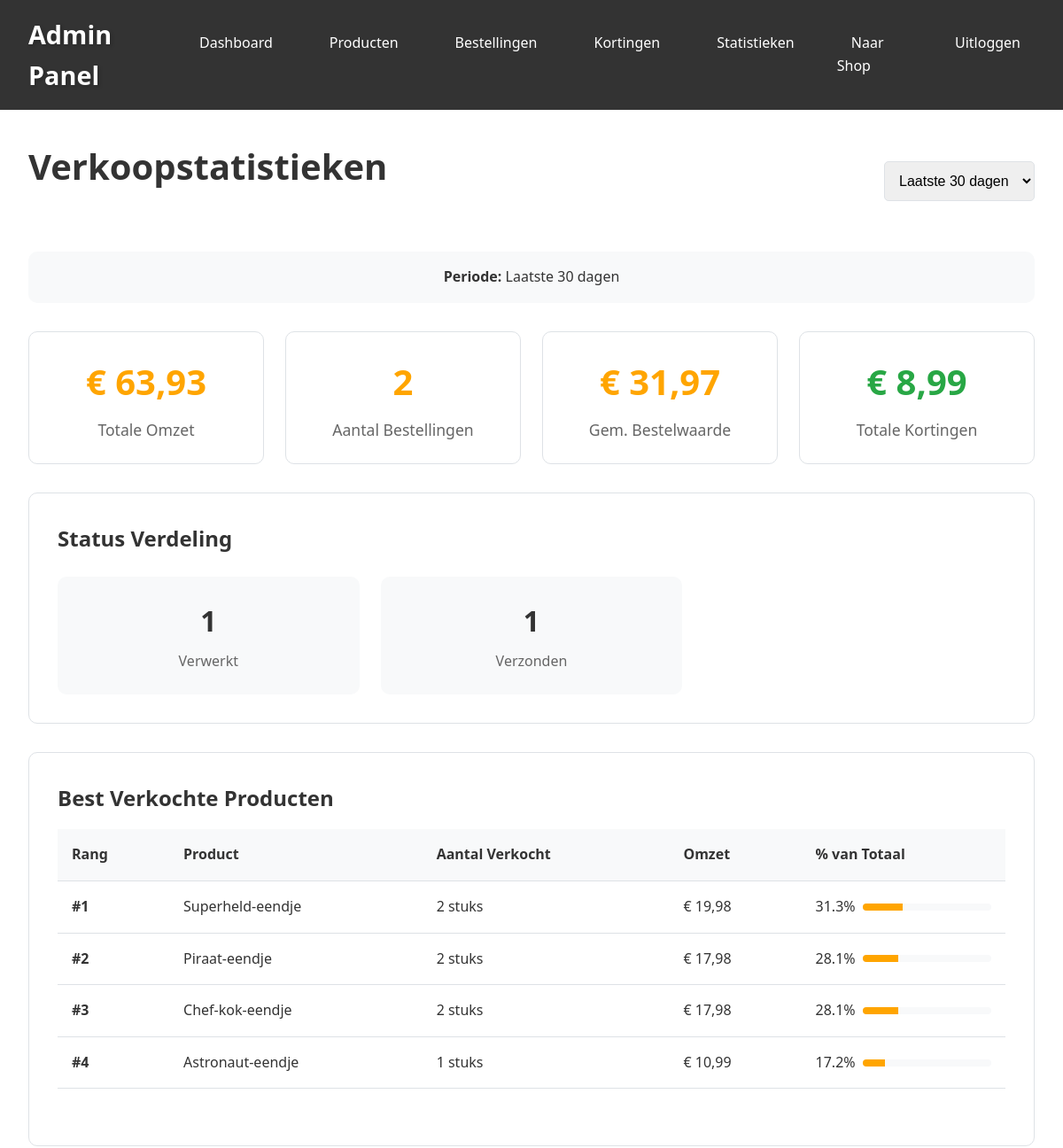
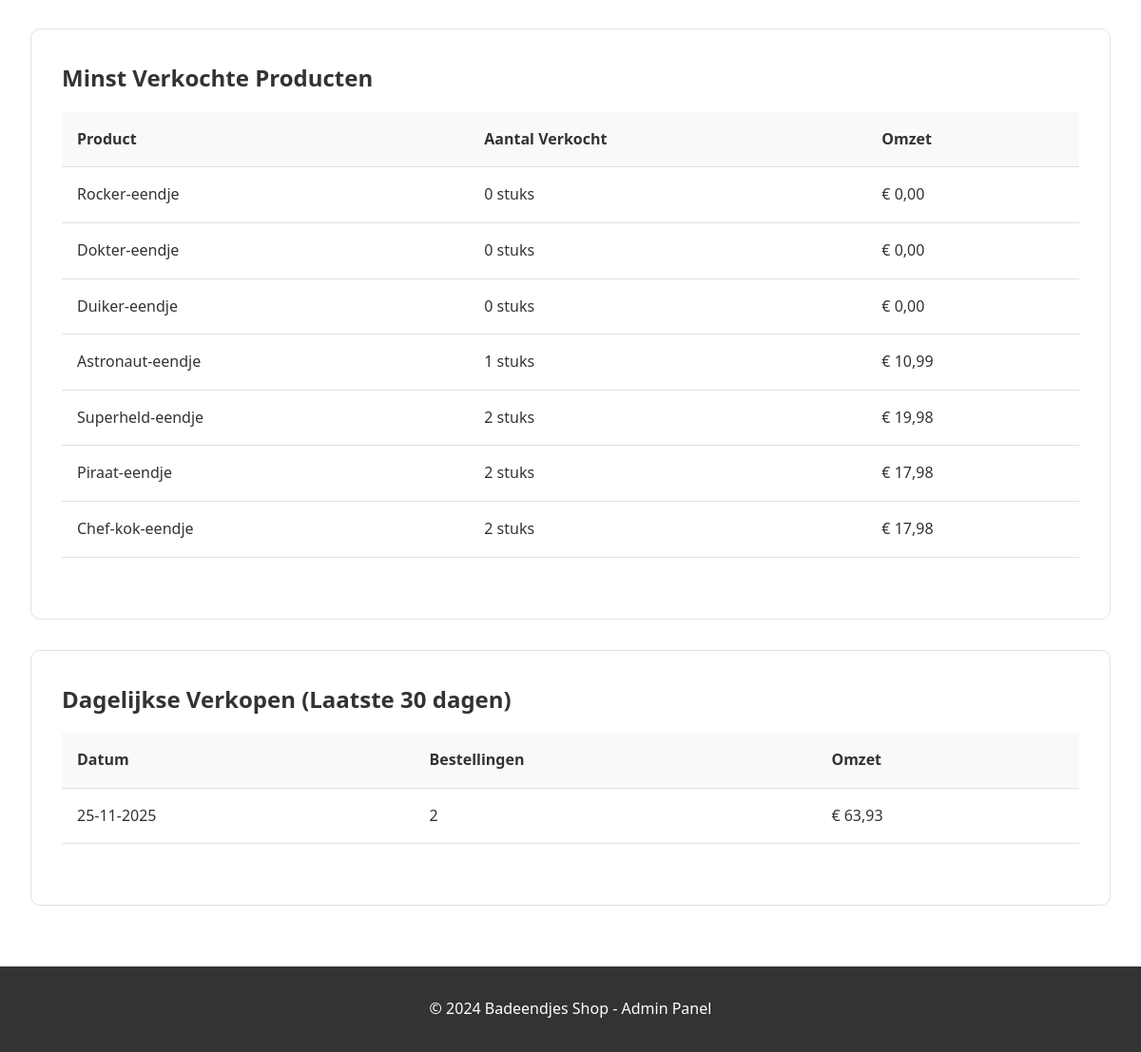
Screenshot of /admin/statistics.php (signed in) with the database file from the repository (2 pictures, top to bottom).
### tables this page shows
CREATE TABLE products (
    id INT PRIMARY KEY AUTO_INCREMENT,
    name VARCHAR(100) NOT NULL,
    description TEXT,
    image_url VARCHAR(255),
    price DECIMAL(10,2) NOT NULL,
    stock INT NOT NULL DEFAULT 0,
    low_stock_threshold INT NOT NULL DEFAULT 5,
    created_at TIMESTAMP DEFAULT CURRENT_TIMESTAMP
);

### includes/functions.php (called while the page is built, shortened)
<?php
function escape($string) {
    return htmlspecialchars($string, ENT_QUOTES, 'UTF-8');
}
function formatPrice($price) {
    return '€ ' . number_format($price, 2, ',', '.');
}
?>

### admin/statistics.php (the view, shortened to what this page needs)
<?php
require_once '../includes/config.php';
require_once '../includes/functions.php';
$period = isset($_GET['period']) ? $_GET['period'] : '30';
$date_condition = "";
switch($period) {
    case '30':
        $date_condition = "WHERE o.order_date >= DATE_SUB(NOW(), INTERVAL 30 DAY)";
        $period_label = "Laatste 30 dagen";
        break;
}
$stmt = $pdo->query("
    SELECT
        COUNT(*) as order_count,
        SUM(total_price) as total_revenue,
        AVG(total_price) as avg_order_value,
        SUM(discount_applied) as total_discounts
    FROM orders o
    $date_condition
");
$revenue_stats = $stmt->fetch();
$stmt = $pdo->query("
    SELECT
        p.id,
        p.name,
        SUM(oi.quantity) as total_sold,
        SUM(oi.quantity * oi.price_per_unit) as revenue
    FROM order_items oi
    JOIN products p ON oi.product_id = p.id
    JOIN orders o ON oi.order_id = o.id
    $date_condition
    GROUP BY oi.product_id
    ORDER BY total_sold DESC
");
$best_sellers = $stmt->fetchAll();
$stmt = $pdo->query("
    SELECT
        p.id,
        p.name,
        COALESCE(SUM(oi.quantity), 0) as total_sold,
        COALESCE(SUM(oi.quantity * oi.price_per_unit), 0) as revenue
    FROM products p
    LEFT JOIN order_items oi ON p.id = oi.product_id
    LEFT JOIN orders o ON oi.order_id = o.id
    " . ($date_condition ? "AND o.order_date >= DATE_SUB(NOW(), INTERVAL $period DAY)" : "") . "
    GROUP BY p.id
    ORDER BY total_sold ASC
    LIMIT 7
");
$least_sellers = $stmt->fetchAll();
$stmt = $pdo->query("
    SELECT
        DATE(order_date) as order_day,
        COUNT(*) as order_count,
        SUM(total_price) as daily_revenue
    FROM orders o
    $date_condition
    GROUP BY DATE(order_date)
    ORDER BY order_day DESC
    LIMIT 30
");
$daily_stats = $stmt->fetchAll();
$stmt = $pdo->query("
    SELECT
        status,
        COUNT(*) as count
    FROM orders o
    $date_condition
    GROUP BY status
");
$status_stats = $stmt->fetchAll();
?>
<!DOCTYPE html>
<html lang="nl">
<head>
    <link rel="stylesheet" href="../assets/css/style.css">
</head>
<body>
    <div class="admin-header">
        <nav style="max-width: 1200px; margin: 0 auto; padding: 0 2rem; display: flex; justify-content: space-between; align-items: center;">
            <a href="dashboard.php" class="logo"> Admin Panel</a>
            <ul class="admin-nav">
                <li><a href="dashboard.php">Dashboard</a></li>
                <li><a href="products.php">Producten</a></li>
                <li><a href="orders.php">Bestellingen</a></li>
                <li><a href="discounts.php">Kortingen</a></li>
                <li><a href="statistics.php">Statistieken</a></li>
                <li><a href="../index.php">Naar Shop</a></li>
                <li><a href="logout.php">Uitloggen</a></li>
            </ul>
        </nav>
    </div>
    <main>
        <div style="display: flex; justify-content: space-between; align-items: center; margin-bottom: 2rem;">
            <h1>Verkoopstatistieken</h1>
            <form method="GET" action="statistics.php">
                <select name="period" onchange="this.form.submit()"
                        style="padding: 0.75rem; border: 1px solid var(--border-color); border-radius: 5px; font-size: 1rem;">
                    <option value="30" <?php echo $period == '30' ? 'selected' : ''; ?>>Laatste 30 dagen</option>
                </select>
            </form>
        </div>
        <div style="background: var(--light-bg); padding: 1rem; border-radius: 10px; margin-bottom: 2rem; text-align: center;">
            <strong>Periode:</strong> <?php echo $period_label; ?>
        </div>
        <div class="stats-grid">
            <div class="stat-card">
                <div class="stat-value"><?php echo formatPrice($revenue_stats['total_revenue'] ?? 0); ?></div>
                <div class="stat-label">Totale Omzet</div>
            </div>
            <div class="stat-card">
                <div class="stat-value"><?php echo $revenue_stats['order_count'] ?? 0; ?></div>
                <div class="stat-label">Aantal Bestellingen</div>
            </div>
            <div class="stat-card">
                <div class="stat-value"><?php echo formatPrice($revenue_stats['avg_order_value'] ?? 0); ?></div>
                <div class="stat-label">Gem. Bestelwaarde</div>
            </div>
            <div class="stat-card">
                <div class="stat-value" style="color: var(--success-color);">
                    <?php echo formatPrice($revenue_stats['total_discounts'] ?? 0); ?>
                </div>
                <div class="stat-label">Totale Kortingen</div>
            </div>
        </div>
        <?php if (!empty($status_stats)): ?>
            <div style="background: white; border: 1px solid var(--border-color); border-radius: 10px; padding: 2rem; margin-bottom: 2rem;">
                <h2>Status Verdeling</h2>
                <div style="display: grid; grid-template-columns: repeat(3, 1fr); gap: 1.5rem; margin-top: 1.5rem;">
                    <?php foreach ($status_stats as $stat): ?>
                        <div style="text-align: center; padding: 1.5rem; background: var(--light-bg); border-radius: 10px;">
                            <div style="font-size: 2rem; font-weight: bold; margin-bottom: 0.5rem;">
                                <?php echo $stat['count']; ?>
                            </div>
                            <div style="color: #666;">
                                <?php echo ucfirst($stat['status']); ?>
                            </div>
                        </div>
                    <?php endforeach; ?>
                </div>
            </div>
        <?php endif; ?>
        <div style="background: white; border: 1px solid var(--border-color); border-radius: 10px; padding: 2rem; margin-bottom: 2rem;">
            <h2>Best Verkochte Producten</h2>
            <?php if (empty($best_sellers)): ?>
                <p style="color: #666; margin-top: 1rem;">Nog geen verkopen in deze periode</p>
            <?php else: ?>
                <table style="margin-top: 1rem;">
                    <thead>
                        <tr>
                            <th>Rang</th>
                            <th>Product</th>
                            <th>Aantal Verkocht</th>
                            <th>Omzet</th>
                            <th>% van Totaal</th>
                        </tr>
                    </thead>
                    <tbody>
                        <?php
                        $rank = 1;
                        $total_revenue = $revenue_stats['total_revenue'] ?? 1;
                        foreach ($best_sellers as $product):
                            $percentage = ($product['revenue'] / $total_revenue) * 100;
                        ?>
                            <tr>
                                <td><strong>#<?php echo $rank++; ?></strong></td>
                                <td><?php echo escape($product['name']); ?></td>
                                <td><?php echo $product['total_sold']; ?> stuks</td>
                                <td><?php echo formatPrice($product['revenue']); ?></td>
                                <td>
                                    <div style="display: flex; align-items: center; gap: 0.5rem;">
                                        <?php echo number_format($percentage, 1); ?>%
                                        <div style="flex: 1; height: 8px; background: var(--light-bg); border-radius: 4px; overflow: hidden;">
                                            <div style="height: 100%; background: var(--secondary-color); width: <?php echo min($percentage, 100); ?>%;"></div>
                                        </div>
                                    </div>
                                </td>
                            </tr>
                        <?php endforeach; ?>
                    </tbody>
                </table>
            <?php endif; ?>
        </div>
        <div style="background: white; border: 1px solid var(--border-color); border-radius: 10px; padding: 2rem; margin-bottom: 2rem;">
            <h2>Minst Verkochte Producten</h2>
            <table style="margin-top: 1rem;">
                <thead>
                    <tr>
                        <th>Product</th>
                        <th>Aantal Verkocht</th>
                        <th>Omzet</th>
                    </tr>
                </thead>
                <tbody>
                    <?php foreach ($least_sellers as $product): ?>
                        <tr>
                            <td><?php echo escape($product['name']); ?></td>
                            <td><?php echo $product['total_sold']; ?> stuks</td>
                            <td><?php echo formatPrice($product['revenue']); ?></td>
                        </tr>
                    <?php endforeach; ?>
                </tbody>
            </table>
        </div>
        <?php if (!empty($daily_stats)): ?>
            <div style="background: white; border: 1px solid var(--border-color); border-radius: 10px; padding: 2rem;">
                <h2>Dagelijkse Verkopen (Laatste 30 dagen)</h2>
                <table style="margin-top: 1rem;">
                    <thead>
                        <tr>
                            <th>Datum</th>
                            <th>Bestellingen</th>
                            <th>Omzet</th>
                        </tr>
                    </thead>
                    <tbody>
                        <?php foreach (array_reverse($daily_stats) as $stat): ?>
                            <tr>
                                <td><?php echo date('d-m-Y', strtotime($stat['order_day'])); ?></td>
                                <td><?php echo $stat['order_count']; ?></td>
                                <td><?php echo formatPrice($stat['daily_revenue']); ?></td>
                            </tr>
                        <?php endforeach; ?>
                    </tbody>
                </table>
            </div>
        <?php endif; ?>
    </main>
    <footer>
        <p>&copy; 2024 Badeendjes Shop - Admin Panel</p>
    </footer>
</body>
</html>

### assets/css/style.css (style rules this page uses)
:root { --primary-color: #FFD700; --secondary-color: #FFA500; --accent-color: #FF6B6B; --text-color: #333; --light-bg: #F8F9FA; --border-color: #DEE2E6; --success-color: #28A745; --warning-color: #FFC107; --danger-color: #DC3545; }
* { margin: 0; padding: 0; box-sizing: border-box; }
body { font-family: 'Segoe UI', Tahoma, Geneva, Verdana, sans-serif; line-height: 1.6; color: var(--text-color); background-color: #fff; }
nav { max-width: 1200px; margin: 0 auto; padding: 0 2rem; display: flex; justify-content: space-between; align-items: center; }
.logo { font-size: 1.8rem; font-weight: bold; color: white; text-decoration: none; text-shadow: 2px 2px 4px rgba(0,0,0,0.2); }
main { max-width: 1200px; margin: 2rem auto; padding: 0 2rem; }
h1, h2, h3 { color: var(--text-color); margin-bottom: 1rem; }
h1 { font-size: 2.5rem; text-align: center; margin-bottom: 2rem; }
table { width: 100%; border-collapse: collapse; margin-bottom: 2rem; background: white; }
table th, table td { padding: 1rem; text-align: left; border-bottom: 1px solid var(--border-color); }
table th { background-color: var(--light-bg); font-weight: bold; }
.admin-header { background-color: var(--text-color); color: white; padding: 1rem 0; margin-bottom: 2rem; }
.admin-nav { display: flex; gap: 2rem; list-style: none; }
.admin-nav a { color: white; text-decoration: none; padding: 0.5rem 1rem; border-radius: 5px; }
.stats-grid { display: grid; grid-template-columns: repeat(auto-fit, minmax(250px, 1fr)); gap: 1.5rem; margin-bottom: 2rem; }
.stat-card { background: white; padding: 1.5rem; border: 1px solid var(--border-color); border-radius: 10px; text-align: center; }
.stat-value { font-size: 2.5rem; font-weight: bold; color: var(--secondary-color); margin-bottom: 0.5rem; }
.stat-label { color: #666; font-size: 1.1rem; }
footer { background-color: var(--text-color); color: white; text-align: center; padding: 2rem 0; margin-top: 4rem; }

### rows the page displays
products: name "Superheld-eendje", total_sold "2", revenue "€ 19,98", percentage "31.3", min($percentage, 100) 31.252932895354 (drawn)
products: name "Piraat-eendje", total_sold "2", revenue "€ 17,98", percentage "28.1", min($percentage, 100) 28.124511184108 (drawn)
products: name "Chef-kok-eendje", total_sold "2", revenue "€ 17,98", percentage "28.1", min($percentage, 100) 28.124511184108 (drawn)
products: name "Astronaut-eendje", total_sold "1", revenue "€ 10,99", percentage "17.2", min($percentage, 100) 17.1906773033 (drawn)
products: name "Rocker-eendje", total_sold "0", revenue "€ 0,00"
products: name "Dokter-eendje", total_sold "0", revenue "€ 0,00"
products: name "Duiker-eendje", total_sold "0", revenue "€ 0,00"

### other values shown
$period_label "Laatste 30 dagen"
formatPrice($revenue_stats['total_revenue'] ?? 0) "€ 63,93"
$revenue_stats['order_count'] "2"
formatPrice($revenue_stats['avg_order_value'] ?? 0) "€ 31,97"
formatPrice($revenue_stats['total_discounts'] ?? 0) "€ 8,99"
$stat['count'] "1"
$stat['status'] "Verwerkt"
$stat['status'] "Verzonden"
date('d-m-Y', strtotime($stat['order_day'])) "25-11-2025"
$stat['order_count'] "2"
formatPrice($stat['daily_revenue']) "€ 63,93"
